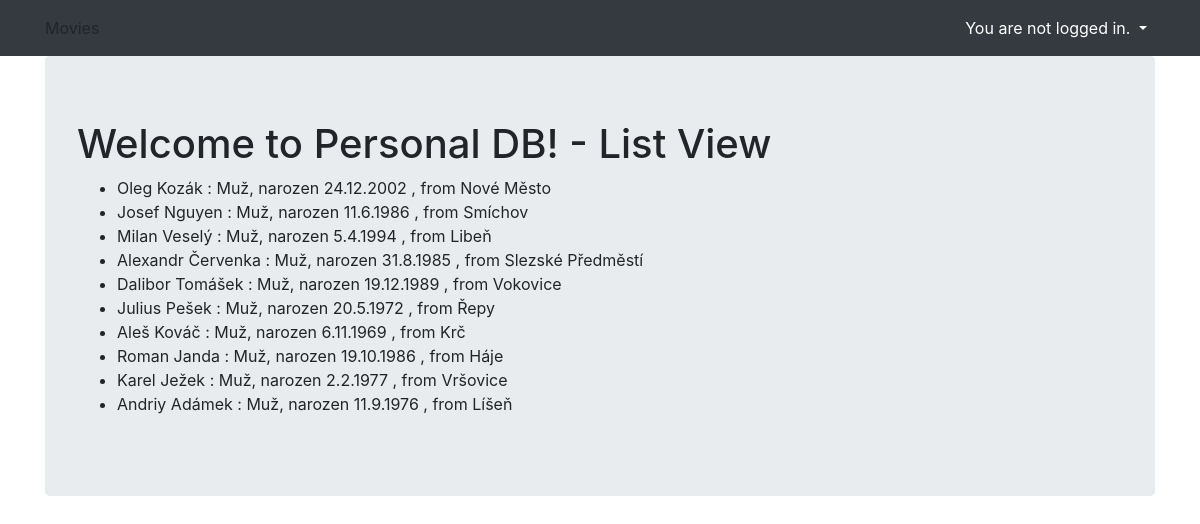
/list2/, run on an earlier commit of the app's database.
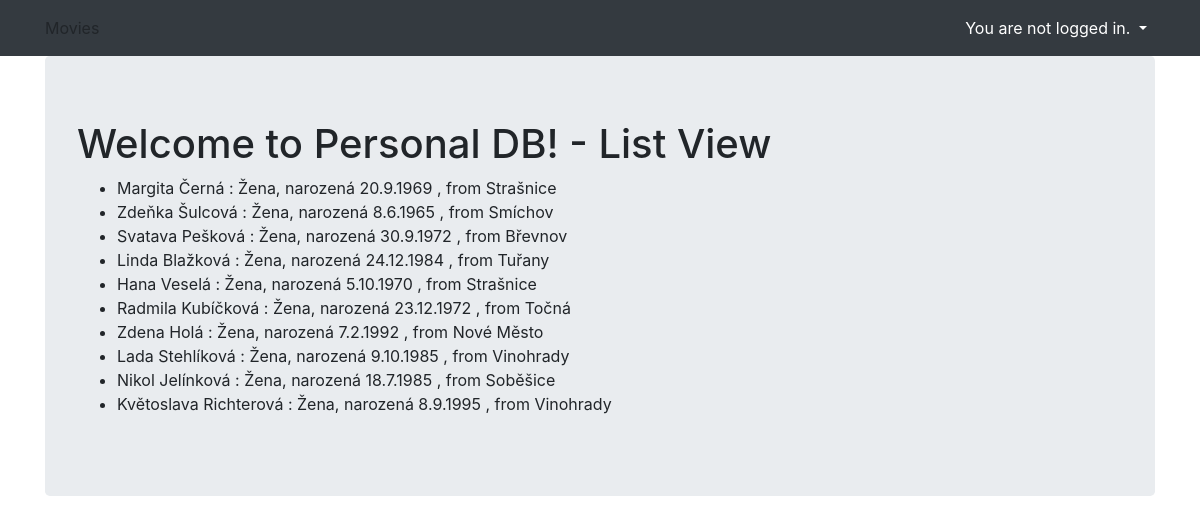
And on a later commit of the database.
### humaniser2/models.py (models this page shows, shortened)
class Person(Model):
    firstname = CharField(max_length=30, default=None)
    surname = CharField(max_length=30, default=None)
    gender = BooleanField(default=None)
    birth_day = IntegerField(default=None, blank=True, null=True)
    birth_month = IntegerField(default=None, blank=True, null=True)
    birth_year = IntegerField(default=None, blank=True, null=True)
    city = CharField(max_length=50, default=None, blank=True, null=True)
    street = CharField(max_length=50, default=None, blank=True, null=True)
    house_no = IntegerField(default=None)
    plz = IntegerField(default=None)

### humaniser2/views.py (the view)
# urls.py: path('list2/', PeopleListView.as_view(), name='people_list2')
class PeopleListView(ListView):
  Person.objects.all().delete()
  n=requests.get('https://humaniser3.herokuapp.com/?sex=male&count=20&min=5&max=7')
  n=n.json()
  for x in range(len(n)):
    m = n[x]
    print(m)
    firstname = m.get("firstname")
    surname = m.get("surname")
    gender = m.get("gender")
    birth_day = m.get("day_of_birth")
    birth_month = m.get("month_of_birth")
    birth_year = m.get("year_of_birth")
    city = m.get("city")
    street = m.get("street")
    if street == "":
      street = city
    house_no = m.get("house_no")
    plz = m.get("plz")
    print(firstname, surname, gender, birth_day, birth_month, birth_year, city, street, house_no, plz)
    person_obj = Person(
      firstname=firstname,
      surname=surname,
      gender=gender,
      birth_day=birth_day,
      birth_month=birth_month,
      birth_year=birth_year,
      city=city,
      street=street,
      house_no=house_no,
      plz=plz)
    person_obj.save()
  template_name = 'person_list_2.html'
  model = Person

### humaniser2/templates/person_list_2.html
{% extends "base.html" %}
{% block content %}
  <h1>Welcome to Personal DB! - List View</h1>
  <ul>
    {% for human in object_list %}
      <li>
        {{human.firstname}} {{human.surname}} :
        {% if human.gender %}
        Žena, narozená
        {% else %}
        Muž, narozen
        {% endif %}
        {{human.birth_day}}.{{human.birth_month}}.{{human.birth_year}}
        , from {{human.city}}
      </li>
    {% endfor %}
  </ul>
{% endblock %}

What changed in the data, as far as the page shows it:
removed Person: firstname "Oleg", surname "Kozák", gender "Muž, narozen", birth_day "24", birth_month "12", birth_year "2002", city "Nové Město"
removed Person: firstname "Josef", surname "Nguyen", gender "Muž, narozen", birth_day "11", birth_month "6", birth_year "1986", city "Smíchov"
removed Person: firstname "Milan", surname "Veselý", gender "Muž, narozen", birth_day "5", birth_month "4", birth_year "1994", city "Libeň"
removed Person: firstname "Alexandr", surname "Červenka", gender "Muž, narozen", birth_day "31", birth_month "8", birth_year "1985", city "Slezské Předměstí"
removed Person: firstname "Dalibor", surname "Tomášek", gender "Muž, narozen", birth_day "19", birth_month "12", birth_year "1989", city "Vokovice"
removed Person: firstname "Julius", surname "Pešek", gender "Muž, narozen", birth_day "20", birth_month "5", birth_year "1972", city "Řepy"
removed Person: firstname "Aleš", surname "Kováč", gender "Muž, narozen", birth_day "6", birth_month "11", birth_year "1969", city "Krč"
removed Person: firstname "Roman", surname "Janda", gender "Muž, narozen", birth_day "19", birth_month "10", birth_year "1986", city "Háje"
removed Person: firstname "Karel", surname "Ježek", gender "Muž, narozen", birth_day "2", birth_month "2", birth_year "1977", city "Vršovice"
removed Person: firstname "Andriy", surname "Adámek", gender "Muž, narozen", birth_day "11", birth_month "9", birth_year "1976", city "Líšeň"
added Person: firstname "Margita", surname "Černá", gender "Žena, narozená", birth_day "20", birth_month "9", birth_year "1969", city "Strašnice"
added Person: firstname "Zdeňka", surname "Šulcová", gender "Žena, narozená", birth_day "8", birth_month "6", birth_year "1965", city "Smíchov"
added Person: firstname "Svatava", surname "Pešková", gender "Žena, narozená", birth_day "30", birth_month "9", birth_year "1972", city "Břevnov"
added Person: firstname "Linda", surname "Blažková", gender "Žena, narozená", birth_day "24", birth_month "12", birth_year "1984", city "Tuřany"
added Person: firstname "Hana", surname "Veselá", gender "Žena, narozená", birth_day "5", birth_month "10", birth_year "1970", city "Strašnice"
added Person: firstname "Radmila", surname "Kubíčková", gender "Žena, narozená", birth_day "23", birth_month "12", birth_year "1972", city "Točná"
added Person: firstname "Zdena", surname "Holá", gender "Žena, narozená", birth_day "7", birth_month "2", birth_year "1992", city "Nové Město"
added Person: firstname "Lada", surname "Stehlíková", gender "Žena, narozená", birth_day "9", birth_month "10", birth_year "1985", city "Vinohrady"
added Person: firstname "Nikol", surname "Jelínková", gender "Žena, narozená", birth_day "18", birth_month "7", birth_year "1985", city "Soběšice"
added Person: firstname "Květoslava", surname "Richterová", gender "Žena, narozená", birth_day "8", birth_month "9", birth_year "1995", city "Vinohrady"
